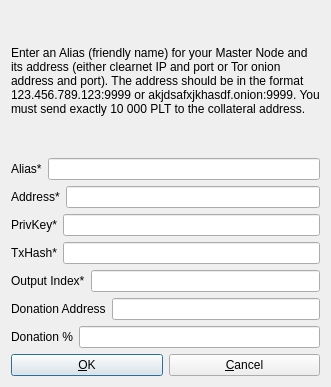
<?xml version="1.0" encoding="UTF-8"?>
<ui version="4.0">
 <class>AddEditAdrenalineNode</class>
 <widget class="QDialog" name="AddEditAdrenalineNode">
  <property name="geometry">
   <rect>
    <x>0</x>
    <y>0</y>
    <width>331</width>
    <height>387</height>
   </rect>
  </property>
  <property name="windowTitle">
   <string>Add/Edit Plutus Node</string>
  </property>
  <property name="modal">
   <bool>true</bool>
  </property>
  <layout class="QVBoxLayout" name="verticalLayout">
   <item>
    <widget class="QLabel" name="label_9">
     <property name="sizePolicy">
      <sizepolicy hsizetype="Preferred" vsizetype="Expanding">
       <horstretch>0</horstretch>
       <verstretch>0</verstretch>
      </sizepolicy>
     </property>
     <property name="text">
      <string>&lt;html&gt;&lt;head/&gt;&lt;body&gt;&lt;p&gt;Enter an Alias (friendly name) for your Master Node and its address (either clearnet IP and port or Tor onion address and port). The address should be in the format 123.456.789.123:9999 or akjdsafxjkhasdf.onion:9999. You must send exactly 10 000 PLT to the collateral address.&lt;/p&gt;&lt;/body&gt;&lt;/html&gt;</string>
     </property>
     <property name="wordWrap">
      <bool>true</bool>
     </property>
    </widget>
   </item>
   <item>
    <layout class="QHBoxLayout" name="horizontalLayout_4">
     <property name="bottomMargin">
      <number>0</number>
     </property>
     <item>
      <widget class="QLabel" name="label_4">
       <property name="text">
        <string>Alias*</string>
       </property>
      </widget>
     </item>
     <item>
      <widget class="QLineEdit" name="aliasLineEdit"/>
     </item>
    </layout>
   </item>
   <item>
    <layout class="QHBoxLayout" name="horizontalLayout_5">
     <property name="bottomMargin">
      <number>0</number>
     </property>
     <item>
      <widget class="QLabel" name="label_6">
       <property name="text">
        <string>Address*</string>
       </property>
      </widget>
     </item>
     <item>
      <widget class="QLineEdit" name="addressLineEdit"/>
     </item>
    </layout>
   </item>
   <item>
    <layout class="QHBoxLayout" name="horizontalLayout_3">
     <property name="bottomMargin">
      <number>0</number>
     </property>
     <item>
      <widget class="QLabel" name="label_5">
       <property name="text">
        <string>PrivKey*</string>
       </property>
      </widget>
     </item>
     <item>
      <widget class="QLineEdit" name="privkeyLineEdit"/>
     </item>
    </layout>
   </item>
   <item>
    <layout class="QHBoxLayout" name="horizontalLayout_2">
     <property name="bottomMargin">
      <number>0</number>
     </property>
     <item>
      <widget class="QLabel" name="label_2">
       <property name="text">
        <string>TxHash*</string>
       </property>
      </widget>
     </item>
     <item>
      <widget class="QLineEdit" name="txhashLineEdit"/>
     </item>
    </layout>
   </item>
   <item>
    <layout class="QHBoxLayout" name="horizontalLayout_8">
     <property name="bottomMargin">
      <number>0</number>
     </property>
     <item>
      <widget class="QLabel" name="label_8">
       <property name="text">
        <string>Output Index*</string>
       </property>
      </widget>
     </item>
     <item>
      <widget class="QLineEdit" name="outputindexLineEdit"/>
     </item>
    </layout>
   </item>
   <item>
    <layout class="QHBoxLayout" name="horizontalLayout_6">
     <property name="bottomMargin">
      <number>0</number>
     </property>
     <item>
      <widget class="QLabel" name="label_3">
       <property name="text">
        <string>Donation Address</string>
       </property>
      </widget>
     </item> 
     <item>
      <widget class="QLineEdit" name="donationaddressLineEdit"/>
     </item>
    </layout>
   </item>
   <item>
    <layout class="QHBoxLayout" name="horizontalLayout_7">
     <property name="bottomMargin">
      <number>0</number>
     </property>
     <item>
      <widget class="QLabel" name="label_7">
       <property name="text">
        <string>Donation %</string>
       </property>
      </widget>
     </item>
     <item>
      <widget class="QLineEdit" name="donationpercentageLineEdit"/>
     </item>
    </layout>
   </item>
   <item>
    <layout class="QHBoxLayout" name="horizontalLayout_Buttons">
     <item>
      <widget class="QPushButton" name="okButton">
       <property name="text">
        <string>&amp;OK</string>
       </property>
      </widget>
     </item>
     <item>
      <widget class="QPushButton" name="cancelButton">
       <property name="text">
        <string>&amp;Cancel</string>
       </property>
       <property name="autoDefault">
        <bool>false</bool>
       </property>
      </widget>
     </item>
    </layout>
   </item>
  </layout>
 </widget>
 <resources/>
 <connections/>
</ui>
